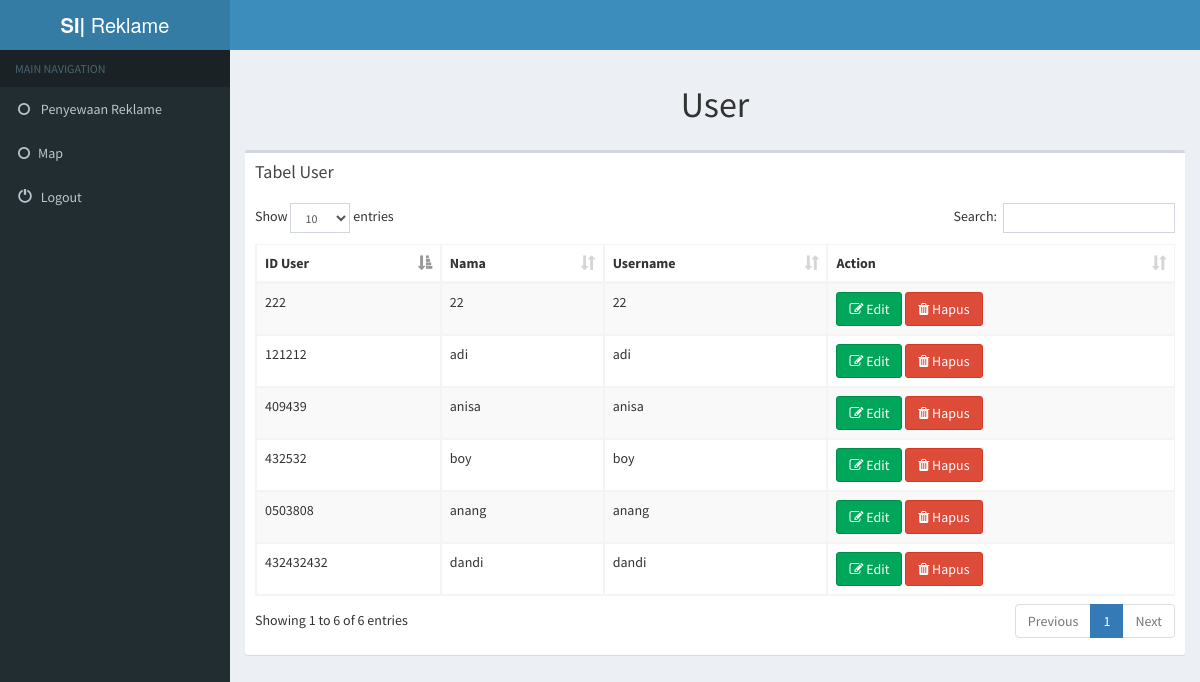
The page /index.php/user on the database as committed earlier.
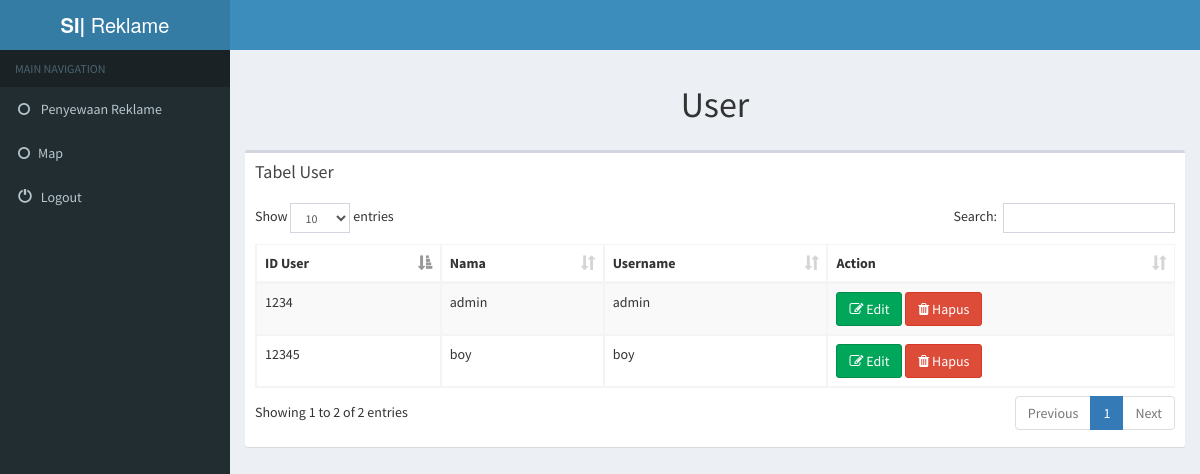
The same page on the database as committed later.
### tables this page shows
CREATE TABLE `user` (
  `nama` varchar(100) NOT NULL,
  `no_ktp` varchar(16) NOT NULL,
  `tempat_lahir` varchar(50) NOT NULL,
  `tanggal_lahir` date NOT NULL,
  `lingkungan` varchar(255) NOT NULL,
  `kelurahan` varchar(255) NOT NULL,
  `rt` int(3) NOT NULL,
  `rw` int(3) NOT NULL,
  `pekerjaan` varchar(100) NOT NULL,
  `kecamatan` varchar(100) NOT NULL,
  `no_hp` varchar(16) NOT NULL,
  `jenis_user` varchar(7) NOT NULL,
  `username` varchar(10) NOT NULL,
  `password` varchar(150) NOT NULL,
  `scan_ktp` varchar(30) NOT NULL
);

### application/controllers/User.php (called while the page is built, shortened)
<?php
class User extends CI_Controller
{
	public function index()
	{
		$data['data'] = $this->M_user->getAll();
		$this->load->view('include/header');
		$this->load->view('user1/data',$data);
		$this->load->view('include/footer');
	}
}

### index.php (called while the page is built, shortened)
<?php
require_once BASEPATH.'core/CodeIgniter.php';

### application/models/M_user.php (called while the page is built, shortened)
<?php
class M_user extends CI_Model
{
	function getAll()
	{
	  $query = $this->db->get('user');
	  return $query->result_array();
	}
}
?>

### application/views/user1/data.php (the view, shortened to what this page needs)
<body class="hold-transition skin-blue sidebar-mini">
<div class="wrapper">
  <div class="content-wrapper">
    <section class="content-header">
      <center><h1>
         User
      </h1></center>
    </section>
    <section class="content">
          <div class="box">
            <div class="box-header">
                <h3 class="box-title">Tabel User  </h3>
            </div>
            <div class="box-body">
              <table id="example1" class="table table-bordered table-striped">
                <thead>
                <tr>
                  <th>ID User</th>
                  <th>Nama</th>
                  <th>Username</th>
                  <th>Action</th>
                </tr>
                </thead>
                <tbody>
                  <?php foreach ($data as $row) {?>
                <tr>
                  <td> <?php echo $row['no_ktp']; ?> </td>
                  <td> <?php echo $row['nama']; ?> </td>
                  <td> <?php echo $row['username']; ?> </td>
                  <td>
                      <a class="btn btn-success" href="User/detail/<?php echo $row['no_ktp'];?>"> <i class="fa fa-edit "></i> Edit</a>
                      <a class="btn btn-danger" href="<?php echo site_url('User/hapus/'.$row['no_ktp']);?>"
                      onclick="return confirm('Apakah Anda yakin ingin menghapus?')"> <i class="icon-trash"></i> <i class="fa fa-trash "></i> Hapus</a>
                </td>
                </tr>
                <?php } ?>
              </tbody>
              </table>
            </div>
          </div>

### application/views/include/header.php (shortened to what this page needs)
<!DOCTYPE html>
<html>
<head>
  <link rel="stylesheet" href="<?php echo base_url();?>/assets2/bootstrap/css/bootstrap.min.css">
  <link rel="stylesheet" href="<?php echo base_url();?>/assets2/plugins/select2/select2.min.css" type="text/css">
  <link rel="stylesheet" href="https://cdnjs.cloudflare.com/ajax/libs/font-awesome/4.5.0/css/font-awesome.min.css">
  <link rel="stylesheet" href="https://cdnjs.cloudflare.com/ajax/libs/ionicons/2.0.1/css/ionicons.min.css">
  <link rel="stylesheet" href="<?php echo base_url();?>/assets2/plugins/datatables/dataTables.bootstrap.css">
  <link rel="stylesheet" href="<?php echo base_url();?>/assets2/dist/css/AdminLTE.min.css">
  <link rel="stylesheet" href="<?php echo base_url();?>/assets2/dist/css/skins/_all-skins.min.css">
  <link rel="stylesheet" href="<?php echo base_url();?>/assets2/plugins/iCheck/flat/blue.css">
  <link rel="stylesheet" href="<?php echo base_url();?>/assets2/plugins/morris/morris.css">
  <link rel="stylesheet" href="<?php echo base_url();?>/assets2/plugins/jvectormap/jquery-jvectormap-1.2.2.css">
  <link rel="stylesheet" href="<?php echo base_url();?>/assets2/plugins/datepicker/datepicker3.css">
  <link rel="stylesheet" href="<?php echo base_url();?>/assets2/plugins/daterangepicker/daterangepicker.css">
  <link rel="stylesheet" href="<?php echo base_url();?>/assets2/plugins/bootstrap-wysihtml5/bootstrap3-wysihtml5.min.css">
</head>
<body class="hold-transition skin-blue sidebar-mini">
<div class="wrapper">
  <header class="main-header">
    <a href="<?php echo base_url() ?>" class="logo">
      <span class="logo-lg"><b>SI| </b> Reklame</span>
    </a>
    <nav class="navbar navbar-static-top">
     </div>
 <aside class="main-sidebar">
    <section class="sidebar">
      <ul class="sidebar-menu">
        <li class="header">MAIN NAVIGATION</li>
        <li>
          <a href="<?php echo base_url();?>PenyewaanReklame">
            <i class="fa fa-circle-o"></i> Penyewaan Reklame</a>
        </li>
        <li>
            <a href="<?php echo base_url();?>Map">
              <i class="fa fa-circle-o"></i>Map</a>
          </li>
        <li class="treeview">
          <a href="<?php echo base_url();?>Login/logout">
            <i class="glyphicon glyphicon-off"></i> <span>Logout</span>
          </a>
        </li>
          </ul>
    </section>
  </aside>

### application/views/include/footer.php (shortened to what this page needs)
</div>
</body>
</html>

Rows that differ between the two databases and show on the page:
removed user: no_ktp "0503808", nama "anang", username "anang"
removed user: no_ktp "121212", nama "adi", username "adi"
removed user: no_ktp "222", nama "22", username "22"
removed user: no_ktp "409439", nama "anisa", username "anisa"
removed user: no_ktp "432432432", nama "dandi", username "dandi"
removed user: no_ktp "432532", nama "boy", username "boy"
added user: no_ktp "1234", nama "admin", username "admin"
added user: no_ktp "12345", nama "boy", username "boy"
Other text that changed with them:
text written by a page script: "Show entries Search: Showing 1 to 6 of 6 entries Previous 1 Next" → "Show entries Search: Showing 1 to 2 of 2 entries Previous 1 Next"
